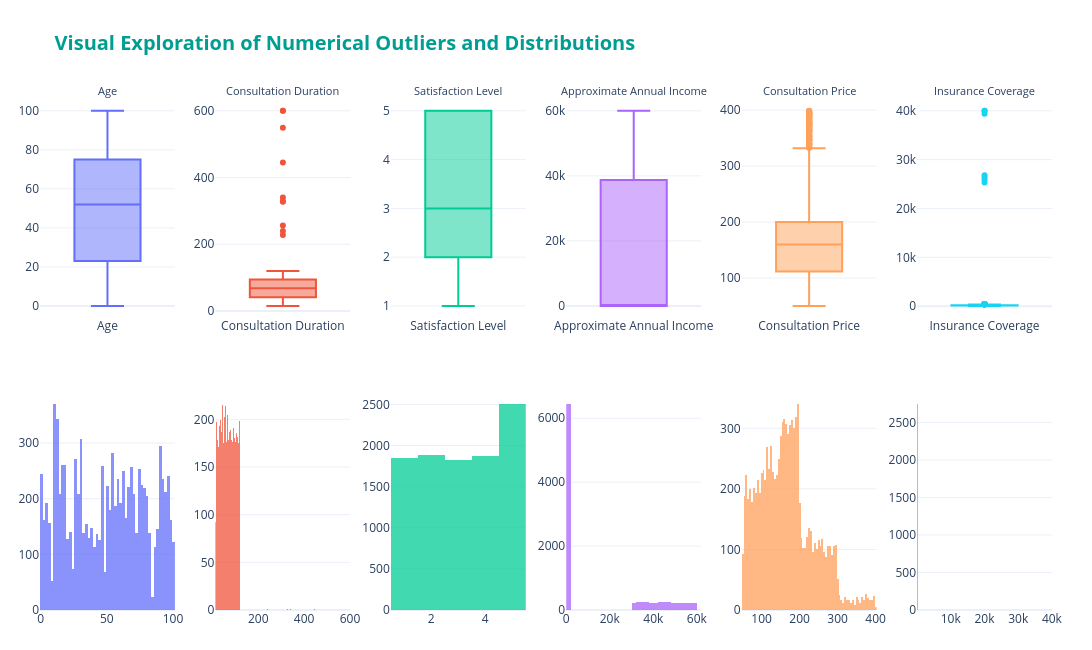

Notebook code cell kept with this figure:
### Markdown cell above
The describe table and the boxplots show a few values that are far away from the rest: ages up to 195, prices up to £39,999, incomes up to £12M, durations up to 600 minutes and a rating of 6.

The IQR rule alone is not good to decide what to change. It marks about 2,300 incomes and 241 prices as outliers, but most of them are normal values: many children and students have an income of 0, which makes the distribution very skewed, and the price depends on the department (see below). So we use the IQR as a first look and then check each variable with what is possible in the real world and with the variable description in the project statement.

### Code cell
# 1. Add <br> to break long titles into multiple lines
num_vars = [
    "Age", 
    "Consultation Duration", 
    "Satisfaction Level", 
    "Approximate Annual Income", 
    "Consultation Price", 
    "Insurance Coverage"
]

# Create 2x6 grid: Row 1 = Boxplots, Row 2 = Histograms
fig = make_subplots(
    rows=2, cols=len(num_vars),
    subplot_titles=num_vars,
    vertical_spacing=0.15, # Increased slightly to accommodate 2-line titles
    horizontal_spacing=0.04
)

# Flexible color palette
palette = px.colors.qualitative.Plotly

for i, var in enumerate(num_vars):
    color = palette[i % len(palette)]
    # Remove <br> for the hover info and axis names if preferred, but keeping it is fine
    clean_var = var.replace("<br>", " ") 
    
    # 1. Boxplot (Interactive IQR & Outlier View)
    fig.add_trace(
        go.Box(
            y=df[clean_var].dropna(),
            name=clean_var,
            marker_color=color,
            boxpoints='outliers',
            hovertemplate=f"<b>{clean_var}</b><br>Value: %{{y}}<extra></extra>"
        ),
        row=1, col=i+1
    )
    
    # 2. Histogram (Distribution Density)
    fig.add_trace(
        go.Histogram(
            x=df[clean_var].dropna(),
            name=clean_var,
            marker_color=color,
            opacity=0.75,
            showlegend=False,
            hovertemplate=f"<b>{clean_var}</b><br>Range: %{{x}}<br>Count: %{{y}}<extra></extra>"
        ),
        row=2, col=i+1
    )

# 2. Reduce the font size of the subplot titles
fig.update_annotations(font_size=11)

fig.update_layout(
    title_text="<b>Visual Exploration of Numerical Outliers and Distributions</b>",
    title_font=dict(size=20, color='#009E91'),
    template="plotly_white",
    height=650,
    width=1400, # 3. Explicitly set a larger width to give columns more breathing room
    showlegend=False,
    margin=dict(l=40, r=40, t=100, b=40) # Increased top margin (t=100) for the main title
)

fig.show()

### Figure 1 — Plotly figure (JSON) as saved in the notebook; plotly's stock layout.template omitted (floating-point values rounded to 4 significant figures; data arrays with more than 128 entries replaced by an {"elided": "..."} marker saying what was removed)
{"data": [{"boxpoints": "outliers", "hovertemplate": "<b>Age</b><br>Value: %{y}<extra></extra>", "marker": {"color": "#636EFA"}, "name": "Age", "type": "box", "xaxis": "x", "y": {"elided": "9783 float values"}, "yaxis": "y"}, {"hovertemplate": "<b>Age</b><br>Range: %{x}<br>Count: %{y}<extra></extra>", "marker": {"color": "#636EFA"}, "name": "Age", "opacity": 0.75, "showlegend": false, "type": "histogram", "x": {"elided": "9783 float values"}, "xaxis": "x7", "yaxis": "y7"}, {"boxpoints": "outliers", "hovertemplate": "<b>Consultation Duration</b><br>Value: %{y}<extra></extra>", "marker": {"color": "#EF553B"}, "name": "Consultation Duration", "type": "box", "xaxis": "x2", "y": {"elided": "9943 int values"}, "yaxis": "y2"}, {"hovertemplate": "<b>Consultation Duration</b><br>Range: %{x}<br>Count: %{y}<extra></extra>", "marker": {"color": "#EF553B"}, "name": "Consultation Duration", "opacity": 0.75, "showlegend": false, "type": "histogram", "x": {"elided": "9943 int values"}, "xaxis": "x8", "yaxis": "y8"}, {"boxpoints": "outliers", "hovertemplate": "<b>Satisfaction Level</b><br>Value: %{y}<extra></extra>", "marker": {"color": "#00CC96"}, "name": "Satisfaction Level", "type": "box", "xaxis": "x3", "y": {"elided": "9943 int values"}, "yaxis": "y3"}, {"hovertemplate": "<b>Satisfaction Level</b><br>Range: %{x}<br>Count: %{y}<extra></extra>", "marker": {"color": "#00CC96"}, "name": "Satisfaction Level", "opacity": 0.75, "showlegend": false, "type": "histogram", "x": {"elided": "9943 int values"}, "xaxis": "x9", "yaxis": "y9"}, {"boxpoints": "outliers", "hovertemplate": "<b>Approximate Annual Income</b><br>Value: %{y}<extra></extra>", "marker": {"color": "#AB63FA"}, "name": "Approximate Annual Income", "type": "box", "xaxis": "x4", "y": {"elided": "9943 float values"}, "yaxis": "y4"}, {"hovertemplate": "<b>Approximate Annual Income</b><br>Range: %{x}<br>Count: %{y}<extra></extra>", "marker": {"color": "#AB63FA"}, "name": "Approximate Annual Income", "opacity": 0.75, "showlegend": false, "type": "histogram", "x": {"elided": "9943 float values"}, "xaxis": "x10", "yaxis": "y10"}, {"boxpoints": "outliers", "hovertemplate": "<b>Consultation Price</b><br>Value: %{y}<extra></extra>", "marker": {"color": "#FFA15A"}, "name": "Consultation Price", "type": "box", "xaxis": "x5", "y": {"elided": "9936 float values"}, "yaxis": "y5"}, {"hovertemplate": "<b>Consultation Price</b><br>Range: %{x}<br>Count: %{y}<extra></extra>", "marker": {"color": "#FFA15A"}, "name": "Consultation Price", "opacity": 0.75, "showlegend": false, "type": "histogram", "x": {"elided": "9936 float values"}, "xaxis": "x11", "yaxis": "y11"}, {"boxpoints": "outliers", "hovertemplate": "<b>Insurance Coverage</b><br>Value: %{y}<extra></extra>", "marker": {"color": "#19D3F3"}, "name": "Insurance Coverage", "type": "box", "xaxis": "x6", "y": {"elided": "9943 float values"}, "yaxis": "y6"}, {"hovertemplate": "<b>Insurance Coverage</b><br>Range: %{x}<br>Count: %{y}<extra></extra>", "marker": {"color": "#19D3F3"}, "name": "Insurance Coverage", "opacity": 0.75, "showlegend": false, "type": "histogram", "x": {"elided": "9943 float values"}, "xaxis": "x12", "yaxis": "y12"}], "layout": {"annotations": [{"font": {"size": 11}, "showarrow": false, "text": "Age", "x": 0.06667, "xanchor": "center", "xref": "paper", "y": 1, "yanchor": "bottom", "yref": "paper"}, {"font": {"size": 11}, "showarrow": false, "text": "Consultation Duration", "x": 0.24, "xanchor": "center", "xref": "paper", "y": 1, "yanchor": "bottom", "yref": "paper"}, {"font": {"size": 11}, "showarrow": false, "text": "Satisfaction Level", "x": 0.4133, "xanchor": "center", "xref": "paper", "y": 1, "yanchor": "bottom", "yref": "paper"}, {"font": {"size": 11}, "showarrow": false, "text": "Approximate Annual Income", "x": 0.5867, "xanchor": "center", "xref": "paper", "y": 1, "yanchor": "bottom", "yref": "paper"}, {"font": {"size": 11}, "showarrow": false, "text": "Consultation Price", "x": 0.76, "xanchor": "center", "xref": "paper", "y": 1, "yanchor": "bottom", "yref": "paper"}, {"font": {"size": 11}, "showarrow": false, "text": "Insurance Coverage", "x": 0.9333, "xanchor": "center", "xref": "paper", "y": 1, "yanchor": "bottom", "yref": "paper"}], "height": 650, "margin": {"b": 40, "l": 40, "r": 40, "t": 100}, "showlegend": false, "title": {"font": {"color": "#009E91", "size": 20}, "text": "<b>Visual Exploration of Numerical Outliers and Distributions</b>"}, "width": 1400, "xaxis": {"anchor": "y", "domain": [0, 0.1333]}, "xaxis10": {"anchor": "y10", "domain": [0.52, 0.6533]}, "xaxis11": {"anchor": "y11", "domain": [0.6933, 0.8267]}, "xaxis12": {"anchor": "y12", "domain": [0.8667, 1]}, "xaxis2": {"anchor": "y2", "domain": [0.1733, 0.3067]}, "xaxis3": {"anchor": "y3", "domain": [0.3467, 0.48]}, "xaxis4": {"anchor": "y4", "domain": [0.52, 0.6533]}, "xaxis5": {"anchor": "y5", "domain": [0.6933, 0.8267]}, "xaxis6": {"anchor": "y6", "domain": [0.8667, 1]}, "xaxis7": {"anchor": "y7", "domain": [0, 0.1333]}, "xaxis8": {"anchor": "y8", "domain": [0.1733, 0.3067]}, "xaxis9": {"anchor": "y9", "domain": [0.3467, 0.48]}, "yaxis": {"anchor": "x", "domain": [0.575, 1]}, "yaxis10": {"anchor": "x10", "domain": [0, 0.425]}, "yaxis11": {"anchor": "x11", "domain": [0, 0.425]}, "yaxis12": {"anchor": "x12", "domain": [0, 0.425]}, "yaxis2": {"anchor": "x2", "domain": [0.575, 1]}, "yaxis3": {"anchor": "x3", "domain": [0.575, 1]}, "yaxis4": {"anchor": "x4", "domain": [0.575, 1]}, "yaxis5": {"anchor": "x5", "domain": [0.575, 1]}, "yaxis6": {"anchor": "x6", "domain": [0.575, 1]}, "yaxis7": {"anchor": "x7", "domain": [0, 0.425]}, "yaxis8": {"anchor": "x8", "domain": [0, 0.425]}, "yaxis9": {"anchor": "x9", "domain": [0, 0.425]}}}
